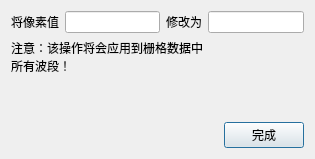
<?xml version="1.0" encoding="UTF-8"?>
<ui version="4.0">
 <class>ipfModelerProcessChildPixelMoidfyValueDialog</class>
 <widget class="QDialog" name="ipfModelerProcessChildPixelMoidfyValueDialog">
  <property name="geometry">
   <rect>
    <x>0</x>
    <y>0</y>
    <width>315</width>
    <height>159</height>
   </rect>
  </property>
  <property name="windowTitle">
   <string>替换像素值</string>
  </property>
  <layout class="QVBoxLayout" name="verticalLayout">
   <item>
    <layout class="QHBoxLayout" name="horizontalLayout">
     <item>
      <widget class="QLabel" name="label">
       <property name="text">
        <string>将像素值</string>
       </property>
      </widget>
     </item>
     <item>
      <widget class="QLineEdit" name="lineEdit"/>
     </item>
     <item>
      <widget class="QLabel" name="label_2">
       <property name="text">
        <string>修改为</string>
       </property>
      </widget>
     </item>
     <item>
      <widget class="QLineEdit" name="lineEdit_2"/>
     </item>
    </layout>
   </item>
   <item>
    <widget class="QLabel" name="label_3">
     <property name="text">
      <string>注意：该操作将会应用到栅格数据中
所有波段！</string>
     </property>
    </widget>
   </item>
   <item>
    <spacer name="verticalSpacer">
     <property name="orientation">
      <enum>Qt::Vertical</enum>
     </property>
     <property name="sizeHint" stdset="0">
      <size>
       <width>20</width>
       <height>31</height>
      </size>
     </property>
    </spacer>
   </item>
   <item>
    <layout class="QHBoxLayout" name="horizontalLayout_2">
     <item>
      <spacer name="horizontalSpacer">
       <property name="orientation">
        <enum>Qt::Horizontal</enum>
       </property>
       <property name="sizeHint" stdset="0">
        <size>
         <width>40</width>
         <height>20</height>
        </size>
       </property>
      </spacer>
     </item>
     <item>
      <widget class="QPushButton" name="pushButton">
       <property name="minimumSize">
        <size>
         <width>75</width>
         <height>25</height>
        </size>
       </property>
       <property name="text">
        <string>完成</string>
       </property>
      </widget>
     </item>
    </layout>
   </item>
  </layout>
 </widget>
 <layoutdefault spacing="6" margin="11"/>
 <resources/>
 <connections/>
</ui>
